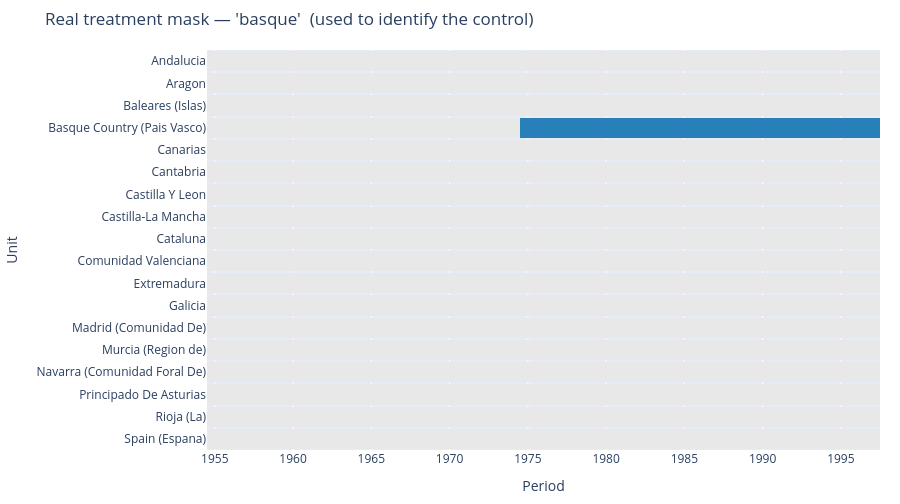

This figure's notebook cell:
### Code cell
# Real treatment mask — the semi-synthetic experiment replaces this with synthetic Z
Z_hot = pd.DataFrame(Z * 1.0, index=panel.unit_index, columns=panel.time_index.astype(int))
fig = px.imshow(
    Z_hot,
    color_continuous_scale=["#e8e8e8", "#2980b9"],
    zmin=0, zmax=1,
    labels={"x": "Period", "y": "Unit", "color": "Treated"},
    title=f"Real treatment mask — {dataset_name!r}  (used to identify the control)",
    aspect="auto",
)
fig.update_coloraxes(showscale=False)
fig.update_traces(ygap=2)  # visible separator between rows
fig.update_layout(height=max(500, Z.shape[0] * 28), margin=dict(l=160, r=20, t=50, b=40))
fig.show()

### Figure 1 — Plotly figure (JSON) as saved in the notebook; plotly's stock layout.template omitted (floating-point values rounded to 4 significant figures; data arrays with more than 128 entries replaced by an {"elided": "..."} marker saying what was removed)
{"data": [{"coloraxis": "coloraxis", "hovertemplate": "Period: %{x}<br>Unit: %{y}<br>Treated: %{z}<extra></extra>", "name": "0", "type": "heatmap", "x": [1955, 1956, 1957, 1958, 1959, 1960, 1961, 1962, 1963, 1964, 1965, 1966, 1967, 1968, 1969, 1970, 1971, 1972, 1973, 1974, 1975, 1976, 1977, 1978, 1979, 1980, 1981, 1982, 1983, 1984, 1985, 1986, 1987, 1988, 1989, 1990, 1991, 1992, 1993, 1994, 1995, 1996, 1997], "xaxis": "x", "y": ["Andalucia", "Aragon", "Baleares (Islas)", "Basque Country (Pais Vasco)", "Canarias", "Cantabria", "Castilla Y Leon", "Castilla-La Mancha", "Cataluna", "Comunidad Valenciana", "Extremadura", "Galicia", "Madrid (Comunidad De)", "Murcia (Region de)", "Navarra (Comunidad Foral De)", "Principado De Asturias", "Rioja (La)", "Spain (Espana)"], "yaxis": "y", "ygap": 2, "z": {"elided": "18x43 float values"}}], "layout": {"coloraxis": {"cmax": 1, "cmin": 0, "colorbar": {"title": {"text": "Treated"}}, "colorscale": [[0, "#e8e8e8"], [1, "#2980b9"]], "showscale": false}, "height": 504, "margin": {"b": 40, "l": 160, "r": 20, "t": 50}, "title": {"text": "Real treatment mask — 'basque'  (used to identify the control)"}, "xaxis": {"anchor": "y", "domain": [0, 1], "title": {"text": "Period"}}, "yaxis": {"anchor": "x", "autorange": "reversed", "domain": [0, 1], "title": {"text": "Unit"}}}}
